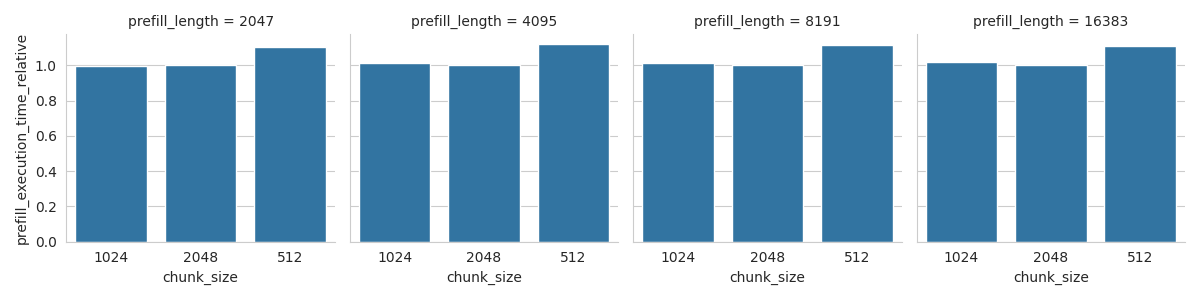

Write Python code to recreate this figure.
import numpy as np
import pandas as pd
import matplotlib.pyplot as plt
import seaborn as sns
import yaml


from pathlib import Path
from typing import Dict

def tuple_constructor(loader, node):
    return tuple(loader.construct_sequence(node))

SEQUENCE_LENGTHS = [2048, 4096, 8192, 16384]
# CHUNK_SIZES = [512, 1024, 2048] + [max(SEQUENCE_LENGTHS)]
CHUNK_SIZES = [512, 1024, 2048]

def _process_run(
    benchmark_config: Dict[str, object],
    batch_metrics: pd.DataFrame,
):
    prefill_length = benchmark_config["uniform_request_length_generator_max_tokens"] - 1
    chunk_size = benchmark_config["sarathi_scheduler_chunk_size"]
    num_requests = benchmark_config["synthetic_request_generator_num_requests"]

    batch_metrics = batch_metrics[batch_metrics["batch_num_decode_tokens"] == 0]
    prefill_execution_time = batch_metrics["batch_execution_time"].sum() * 1000
    print(f"prefill_length {prefill_length} chunk_size {chunk_size}")
    return {
        "prefill_length": prefill_length,
        "chunk_size": str(chunk_size),
        "prefill_execution_time": prefill_execution_time / num_requests,
    }

# Process runs to find throughput gain and decode speedup
def _process_runs():
    # run_directories = _get_run_directories()
    run_directories = []
    run_directories.append("/home/sabiha/sarathi-serve/benchmark_output/figure-9a/chunk_512_uni_token_2048")
    run_directories.append("/home/sabiha/sarathi-serve/benchmark_output/figure-9a/chunk_512_uni_token_4096")
    run_directories.append("/home/sabiha/sarathi-serve/benchmark_output/figure-9a/chunk_512_uni_token_8192")
    run_directories.append("/home/sabiha/sarathi-serve/benchmark_output/figure-9a/chunk_512_uni_token_16384")
    run_directories.append("/home/sabiha/sarathi-serve/benchmark_output/figure-9a/chunk_1024_uni_token_2048")
    run_directories.append("/home/sabiha/sarathi-serve/benchmark_output/figure-9a/chunk_1024_uni_token_4096")
    run_directories.append("/home/sabiha/sarathi-serve/benchmark_output/figure-9a/chunk_1024_uni_token_8192")
    run_directories.append("/home/sabiha/sarathi-serve/benchmark_output/figure-9a/chunk_1024_uni_token_16384")
    run_directories.append("/home/sabiha/sarathi-serve/benchmark_output/figure-9a/chunk_2048_uni_token_2048")
    run_directories.append("/home/sabiha/sarathi-serve/benchmark_output/figure-9a/chunk_2048_uni_token_4096")
    run_directories.append("/home/sabiha/sarathi-serve/benchmark_output/figure-9a/chunk_2048_uni_token_8192")
    run_directories.append("/home/sabiha/sarathi-serve/benchmark_output/figure-9a/chunk_2048_uni_token_16384")
    #run_directories.append("/home/sabiha/sarathi-serve/benchmark_output/figure-9a/chunk_16384_uni_token_2048")
    #run_directories.append("/home/sabiha/sarathi-serve/benchmark_output/figure-9a/chunk_16384_uni_token_4096")
    #run_directories.append("/home/sabiha/sarathi-serve/benchmark_output/figure-9a/chunk_16384_uni_token_8192")
    #run_directories.append("/home/sabiha/sarathi-serve/benchmark_output/figure-9a/chunk_16384_uni_token_16384")
    
    run_directories.sort()
    num_runs = len(SEQUENCE_LENGTHS) * len(CHUNK_SIZES)
    run_directories = run_directories[-num_runs:]

    baseline = {}
    datapoints = []

    yaml.add_constructor("tag:yaml.org,2002:python/tuple", tuple_constructor)
    for run_dir in run_directories:
        try:
            with open(
                f"{run_dir}/benchmark_config.yml", "r"
            ) as benchmark_config_file, open(
                f"{run_dir}/replica_0/batch_metrics.csv", "r"
            ) as batch_metrics_file:
                yaml.add_constructor("tag:yaml.org,2002:python/tuple", tuple_constructor)
                benchmark_config = yaml.safe_load(benchmark_config_file)
                batch_metrics = pd.read_csv(batch_metrics_file)
                datapoint = _process_run(benchmark_config, batch_metrics)
                # if int(datapoint["chunk_size"]) == max(SEQUENCE_LENGTHS):
                if int(datapoint["chunk_size"]) == SEQUENCE_LENGTHS[0]:
                    baseline[datapoint["prefill_length"]] = datapoint.copy()
                datapoints.append(datapoint)
        except FileNotFoundError as e:
            print(f"Skipping {run_dir} due to {e}")

    print(baseline)
    for datapoint in datapoints:
        datapoint["prefill_execution_time_relative"] = (
            datapoint["prefill_execution_time"]
            / baseline[datapoint["prefill_length"]]["prefill_execution_time"]
        )
    return pd.DataFrame(datapoints)

def plot():
    df = _process_runs()
    df.to_csv("chunking-overhead.csv", index=False)

    sns.set_style("whitegrid")
    g = sns.FacetGrid(df, col='prefill_length', sharex=False, sharey=True)
    g.map(sns.barplot, "chunk_size", 'prefill_execution_time_relative')
    plt.savefig("prefill_chunking_overhead_plot.png")
    plt.show()

plot()
